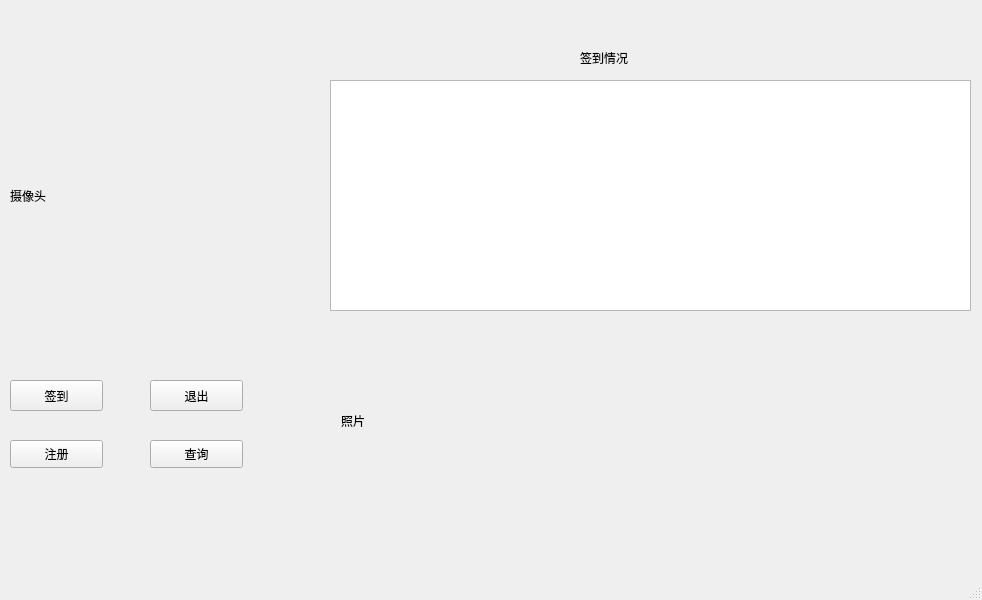
<?xml version="1.0" encoding="UTF-8"?>
<ui version="4.0">
 <class>Check_in</class>
 <widget class="QMainWindow" name="Check_in">
  <property name="geometry">
   <rect>
    <x>0</x>
    <y>0</y>
    <width>982</width>
    <height>600</height>
   </rect>
  </property>
  <property name="font">
   <font>
    <family>华文宋体</family>
   </font>
  </property>
  <property name="windowTitle">
   <string>MainWindow</string>
  </property>
  <widget class="QWidget" name="centralwidget">
   <widget class="QPushButton" name="qiandao">
    <property name="geometry">
     <rect>
      <x>10</x>
      <y>380</y>
      <width>93</width>
      <height>31</height>
     </rect>
    </property>
    <property name="text">
     <string>签到</string>
    </property>
   </widget>
   <widget class="QLabel" name="camera">
    <property name="geometry">
     <rect>
      <x>10</x>
      <y>80</y>
      <width>261</width>
      <height>231</height>
     </rect>
    </property>
    <property name="text">
     <string>摄像头</string>
    </property>
   </widget>
   <widget class="QListWidget" name="listWidget">
    <property name="geometry">
     <rect>
      <x>330</x>
      <y>80</y>
      <width>641</width>
      <height>231</height>
     </rect>
    </property>
   </widget>
   <widget class="QLabel" name="label">
    <property name="geometry">
     <rect>
      <x>580</x>
      <y>50</y>
      <width>72</width>
      <height>15</height>
     </rect>
    </property>
    <property name="text">
     <string>签到情况</string>
    </property>
   </widget>
   <widget class="QPushButton" name="exit">
    <property name="geometry">
     <rect>
      <x>150</x>
      <y>380</y>
      <width>93</width>
      <height>31</height>
     </rect>
    </property>
    <property name="text">
     <string>退出</string>
    </property>
   </widget>
   <widget class="QLabel" name="photo">
    <property name="geometry">
     <rect>
      <x>341</x>
      <y>340</y>
      <width>201</width>
      <height>161</height>
     </rect>
    </property>
    <property name="text">
     <string>照片</string>
    </property>
   </widget>
   <widget class="QPushButton" name="zhuche">
    <property name="geometry">
     <rect>
      <x>10</x>
      <y>440</y>
      <width>93</width>
      <height>28</height>
     </rect>
    </property>
    <property name="text">
     <string>注册</string>
    </property>
   </widget>
   <widget class="QPushButton" name="find">
    <property name="geometry">
     <rect>
      <x>150</x>
      <y>440</y>
      <width>93</width>
      <height>28</height>
     </rect>
    </property>
    <property name="text">
     <string>查询</string>
    </property>
   </widget>
  </widget>
  <widget class="QMenuBar" name="menubar">
   <property name="geometry">
    <rect>
     <x>0</x>
     <y>0</y>
     <width>982</width>
     <height>26</height>
    </rect>
   </property>
  </widget>
  <widget class="QStatusBar" name="statusbar"/>
 </widget>
 <resources/>
 <connections/>
</ui>
